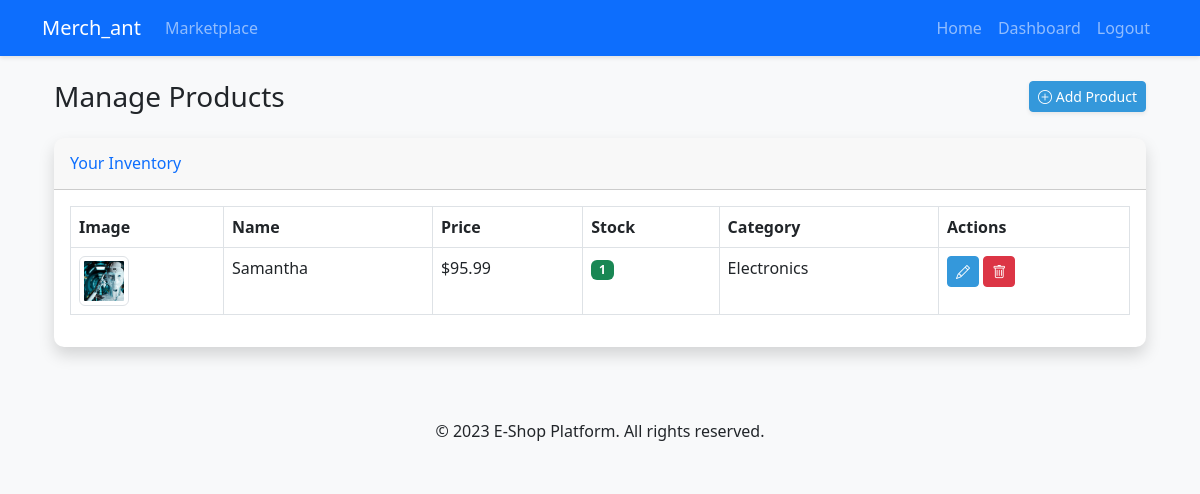
Screenshot of /dashboard/products (signed in) with the database file from the repository.
### app/models.py (models this page shows)
class Product(db.Model):
    id = db.Column(db.Integer, primary_key=True)
    name = db.Column(db.String(100), index=True)
    description = db.Column(db.Text)
    price = db.Column(db.Float)
    quantity = db.Column(db.Integer)
    image = db.Column(db.String(100))
    created_at = db.Column(db.DateTime, default=datetime.utcnow)
    shop_id = db.Column(db.Integer, db.ForeignKey('shop.id'))
    category = db.Column(db.String(50))
    orders = db.relationship('OrderItem', backref='product', lazy='dynamic')

### app/dashboard/routes.py (the view)
@bp.route('/products')
@login_required
def products():
    if not current_user.shop:
        return redirect(url_for('shop.create'))
    products = current_user.shop.products.order_by(Product.created_at.desc()).all()
    return render_template('dashboard/products.html', products=products)

### app/models.py (called while the page is built)
@login.user_loader
def load_user(id):
    return User.query.get(int(id))

### app/templates/dashboard/products.html (shortened to what this page needs)
{% extends "base.html" %}
{% block content %}
<div class="container-fluid">
    <div class="d-sm-flex align-items-center justify-content-between mb-4">
        <h1 class="h3 mb-0 text-gray-800">Manage Products</h1>
        <a href="{{ url_for('shop.add_product') }}" class="d-none d-sm-inline-block btn btn-sm btn-primary shadow-sm">
            <i class="bi bi-plus-circle"></i> Add Product
        </a>
    </div>
    <div class="card shadow mb-4">
        <div class="card-header py-3">
            <h6 class="m-0 font-weight-bold text-primary">Your Inventory</h6>
        </div>
        <div class="card-body">
            <div class="table-responsive">
                <table class="table table-bordered" id="dataTable" width="100%" cellspacing="0">
                    <thead>
                        <tr>
                            <th>Image</th>
                            <th>Name</th>
                            <th>Price</th>
                            <th>Stock</th>
                            <th>Category</th>
                            <th>Actions</th>
                        </tr>
                    </thead>
                    <tbody>
                        {% for product in products %}
                        <tr>
                            <td>
                                <img src="{{ url_for('static', filename='uploads/' + product.image) if product.image else url_for('static', filename='images/default-product.png') }}"
                                     class="img-thumbnail" style="width: 50px; height: 50px; object-fit: cover;">
                            </td>
                            <td>{{ product.name }}</td>
                            <td>${{ "%.2f"|format(product.price) }}</td>
                            <td>
                                <span class="badge bg-{{ 'success' if product.quantity > 0 else 'danger' }}">
                                    {{ product.quantity }}
                                </span>
                            </td>
                            <td>{{ product.category }}</td>
                            <td>
                                <a href="#" class="btn btn-sm btn-primary" title="Edit">
                                    <i class="bi bi-pencil"></i>
                                </a>
                                <a href="#" class="btn btn-sm btn-danger" title="Delete">
                                    <i class="bi bi-trash"></i>
                                </a>
                            </td>
                        </tr>
                        {% endfor %}
                    </tbody>
                </table>
            </div>
        </div>
    </div>
</div>
{% endblock %}

### app/static/css/main.css (style rules this page uses)
:root { --primary-color: #3498db; --secondary-color: #2ecc71; --dark-color: #2c3e50; --light-color: #ecf0f1; --danger-color: #e74c3c; --warning-color: #f39c12; }
body { font-family: 'Segoe UI', Tahoma, Geneva, Verdana, sans-serif; background-color: #f8f9fa; }
.card { transition: transform 0.3s ease, box-shadow 0.3s ease; border: none; border-radius: 10px; overflow: hidden; box-shadow: 0 4px 6px rgba(0,0,0,.1); }
.btn-primary { background-color: var(--primary-color); border-color: var(--primary-color); }

### rows the page displays
Product: image (picture), name "Samantha", price "95.99", quantity "1", category "Electronics"
